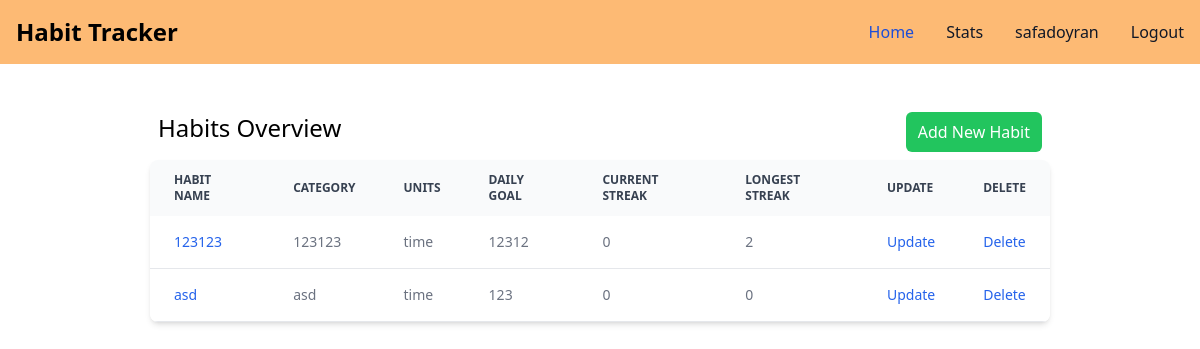
The page / (signed in) on the database as committed earlier.
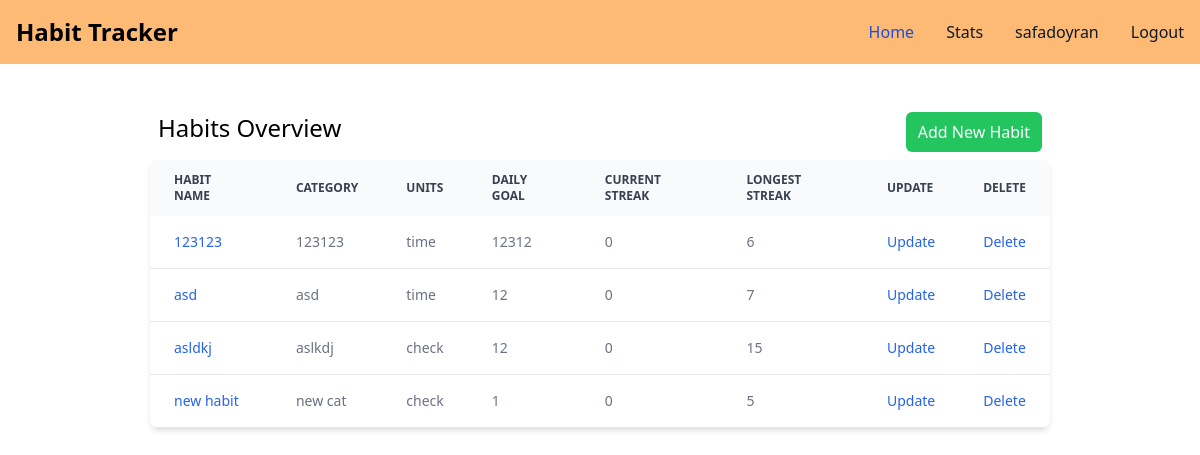
The same page on the database as committed later.
### habits/models.py (models this page shows, shortened)
class Habit(models.Model):
    UNIT_CHOICES = (('time', 'Time (minutes)'), ('repetition',
                    'Repetition'), ('distance', 'Distance (km)'), ('check', 'Check'))
    name = models.CharField(max_length=150)
    category = models.CharField(max_length=150)
    created_at = models.DateTimeField(auto_now_add=True)
    units = models.CharField(max_length=50, choices=UNIT_CHOICES)
    goal = models.PositiveIntegerField(help_text="If you select 'Check' as the units, the goal will be set to 1 automatically.")
    user = models.ForeignKey(User, on_delete=models.CASCADE)
    def get_entry_dates(self):
        datetime_list = self.habitentry_set.values_list('entry_date', flat=True).order_by('-entry_date')
        return datetime_list
    def get_current_streak(self):
        today = date.today()
        entry_dates = self.get_entry_dates()
        current_streak = 0
        if today not in entry_dates:
            return current_streak
        else:
            for i, entry in enumerate(entry_dates):
                if (today - entry).days == i:
                    current_streak += 1
        return current_streak
    def get_longest_streak(self):
        entry_dates = self.get_entry_dates()
        longest_streak = 1 if len(entry_dates) else 0
        for entry in entry_dates:
            previous_day = entry - timedelta(days=1)
            if previous_day not in entry_dates:
                next_day = entry + timedelta(days=1)
                streak = 1
                while next_day in entry_dates:
                    next_day += timedelta(days=1)
                    streak += 1
                    longest_streak = max(longest_streak, streak)
        return longest_streak

### habits/views.py (the view)
# urls.py: path('', HabitListView.as_view(), name='habit_list'),
class HabitListView(LoginRequiredMixin, ListView):
    model = Habit
    template_name = 'index.html'
    context_object_name = 'habit_list'
    login_url = "auth/login"
    def get_queryset(self):
        return Habit.objects.filter(user=self.request.user)

### habits/templates/index.html
{% extends 'base.html' %} {% block habit_list %}
<div class="grid">
    <div class="place-self-center w-3/4">
        <div class='flex justify-between mt-10 p-2'>
            <h1 class='text-2xl'>Habits Overview</h1>
            <a href="{%url 'create_habit'%}">
            <button class="bg-green-500 text-white rounded-md px-3 py-2">Add New Habit</button>
            </a>
        </div>
        <div class="relative overflow-x-auto shadow-md sm:rounded-lg">
            <table
                class="w-full text-sm text-left text-gray-500 dark:text-gray-400"
            >
                <thead
                    class="text-xs text-gray-700 uppercase bg-gray-50 dark:bg-gray-700 dark:text-gray-400"
                >
                    <tr>
                        <th scope="col" class="px-6 py-3">Habit name</th>
                        <th scope="col" class="px-6 py-3">Category</th>
                        <th scope="col" class="px-6 py-3">Units</th>
                        <th scope="col" class="px-6 py-3">Daily Goal</th>
                        <th scope="col" class="px-6 py-3">Current Streak</th>
                        <th scope="col" class="px-6 py-3">Longest Streak</th>
                        <th scope="col" class="px-6 py-3">Update</th>
                        <th scope="col" class="px-6 py-3">Delete</th>
                    </tr>
                </thead>
                <tbody>
                    {% for habit in habit_list %}
                    <tr
                        class="bg-white border-b dark:bg-gray-900 dark:border-gray-700"
                    >
                        <th
                            scope="row"
                            class="px-6 py-4 font-medium text-gray-900 whitespace-nowrap dark:text-white"
                        >
                            <a
                                href="{% url 'habit_details' habit.id %}"
                                class="font-medium text-blue-600 dark:text-blue-500 hover:underline"
                                >{{habit.name}}</a
                            >
                        </th>
                        <td class="px-6 py-4">{{habit.category}}</td>
                        <td class="px-6 py-4">{{habit.units}}</td>
                        <td class="px-6 py-4">{{habit.goal}}</td>
                        <td class="px-6 py-4">{{habit.get_current_streak}}</td>
                        <td class="px-6 py-4">{{habit.get_longest_streak}}</td>
                        <td class="px-6 py-4">
                            <a
                                href="{% url 'update_habit' habit.id %}"
                                class="font-medium text-blue-600 dark:text-blue-500 hover:underline"
                                >Update</a
                            >
                        </td>
                        <td class="px-6 py-4">
                            <a
                                href="{% url 'delete_habit' habit.id %}"
                                class="font-medium text-blue-600 dark:text-blue-500 hover:underline"
                                >Delete</a
                            >
                        </td>
                    </tr>
                    {% endfor %}
                </tbody>
            </table>
        </div>
    </div>
</div>
{% endblock habit_list %}

### habits/templates/base.html (shortened to what this page needs)
<!DOCTYPE html>
<html lang="en">
	<head>
		<script src="https://cdn.tailwindcss.com"></script>
	</head>
	<body>
		<nav class="bg-orange-300 border-gray-200 dark:bg-gray-900 top-0 sticky">
			<div
				class="max-w-screen-xl flex flex-wrap items-center justify-between mx-auto p-4"
			>
				<a href="{%url 'habit_list'%}" class="flex items-center">
					<span
						class="self-center text-2xl font-semibold whitespace-nowrap dark:text-white"
						>Habit Tracker</span
					>
				</a>
				<div
					class="hidden w-full md:block md:w-auto"
					id="navbar-default"
				>
					<ul
						class="font-medium flex flex-col p-4 md:p-0 mt-4 border border-gray-100 rounded-lg bg-orange-300 md:flex-row md:space-x-8 md:mt-0 md:border-0 dark:bg-gray-800 md:dark:bg-gray-900 dark:border-gray-700"
					>
						<li>
							<a
								href="{%url 'habit_list'%}"
								class="block py-2 pl-3 pr-4 text-white bg-blue-700 rounded md:bg-transparent md:text-blue-700 md:p-0 dark:text-white md:dark:text-blue-500"
								aria-current="page"
								>Home</a
							>
						</li>
						{% if habit_list|length != 0 %}
						<li>
							<a
								href="{% url 'overall_stats'%}"
								class="block py-2 pl-3 pr-4 text-gray-900 rounded hover:bg-gray-100 md:hover:bg-transparent md:border-0 md:hover:text-blue-700 md:p-0 dark:text-white md:dark:hover:text-blue-500 dark:hover:bg-gray-700 dark:hover:text-white md:dark:hover:bg-transparent"
								>Stats</a
							>
						</li>
						{% endif %}
						{% if request.user.is_authenticated %}
						<li>
							<a
								href="#"
								class="block py-2 pl-3 pr-4 text-gray-900 rounded hover:bg-gray-100 md:hover:bg-transparent md:border-0 md:hover:text-blue-700 md:p-0 dark:text-white md:dark:hover:text-blue-500 dark:hover:bg-gray-700 dark:hover:text-white md:dark:hover:bg-transparent"
								>{{request.user.username}}</a
							>
						</li>
						<li>
							<a
								href="{% url 'logout' %}"
								class="block py-2 pl-3 pr-4 text-gray-900 rounded hover:bg-gray-100 md:hover:bg-transparent md:border-0 md:hover:text-blue-700 md:p-0 dark:text-white md:dark:hover:text-blue-500 dark:hover:bg-gray-700 dark:hover:text-white md:dark:hover:bg-transparent"
								>Logout</a
							>
						</li>
						{% endif %}
					</ul>
				</div>
			</div>
		</nav>
			{% block habit_list %} {% endblock habit_list %}
	</body>
</html>

Rows that differ between the two databases and show on the page:
computed for Habit (number 1 of 4 on the later page): get_longest_streak "2" → "6"
changed Habit "asd": goal "123" → "12"; get_longest_streak "0" → "7"
added Habit: name "asldkj", category "aslkdj", units "check", goal "12", get_current_streak "0", get_longest_streak "15"
added Habit: name "new habit", category "new cat", units "check", goal "1", get_current_streak "0", get_longest_streak "5"
